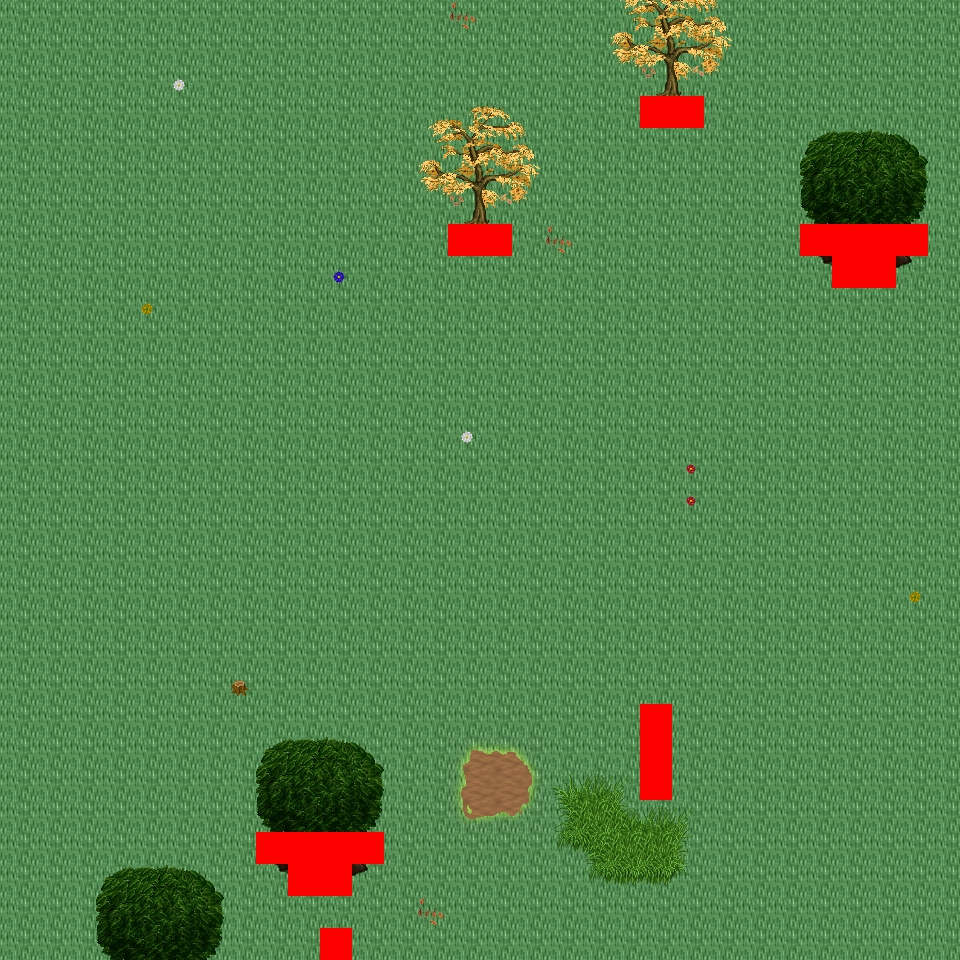

Rendered tile map (Tiled .tmx) drawn with the repository's tilesets; below, a short description and the map source with its tile grids summarised:
An orthogonal 30x30 tile map with 32x32 px tiles, 6 tile layers (Ground, Object, Object2, Above, ...), 32 tilesets and 4 objects (4x mapExit).

<map version="1.0" orientation="orthogonal" renderorder="right-down" width="30" height="30" tilewidth="32" tileheight="32" nextobjectid="5">
  <tileset firstgid="1" name="tileset_logic_collision" tilewidth="32" tileheight="32" tilecount="1" columns="1">
    <image source="../drawable/tileset_logic_collision.png" width="32" height="32" />
  </tileset>
  <tileset firstgid="2" name="tileset_ground_ridge_earth_pale" tilewidth="32" tileheight="32" tilecount="96" columns="12">
    <image source="../drawable/tileset_ground_ridge_earth_pale.png" width="384" height="256" />
  </tileset>
  <tileset firstgid="98" name="tileset_ground_ridge_earth_dark" tilewidth="32" tileheight="32" tilecount="96" columns="12">
    <image source="../drawable/tileset_ground_ridge_earth_dark.png" width="384" height="256" />
  </tileset>
  <tileset firstgid="194" name="tileset_ground_ground" tilewidth="32" tileheight="32" tilecount="33" columns="3">
    <image source="../drawable/tileset_ground_ground.png" width="96" height="352" />
  </tileset>
  <tileset firstgid="227" name="tileset_terrain_grassland" tilewidth="32" tileheight="32" tilecount="88" columns="8">
    <image source="../drawable/tileset_terrain_grassland.png" width="256" height="352" />
  </tileset>
  <tileset firstgid="315" name="tileset_ground_grass_edges" tilewidth="32" tileheight="32" tilecount="36" columns="12">
    <image source="../drawable/tileset_ground_grass_edges.png" width="384" height="96" />
  </tileset>
  <tileset firstgid="351" name="tileset_ground_grass_corners" tilewidth="32" tileheight="32" tilecount="24" columns="6">
    <image source="../drawable/tileset_ground_grass_corners.png" width="192" height="128" />
  </tileset>
  <tileset firstgid="375" name="tileset_plant_tree_tree_darkgreen" tilewidth="32" tileheight="32" tilecount="88" columns="8">
    <image source="../drawable/tileset_plant_tree_tree_darkgreen.png" width="256" height="352" />
  </tileset>
  <tileset firstgid="463" name="tileset_plant_tree_fall_trees" tilewidth="32" tileheight="32" tilecount="40" columns="8">
    <image source="../drawable/tileset_plant_tree_fall_trees.png" width="256" height="160" />
  </tileset>
  <tileset firstgid="503" name="tileset_plant_tree_evergreen" tilewidth="32" tileheight="32" tilecount="36" columns="3">
    <image source="../drawable/tileset_plant_tree_evergreen.png" width="96" height="384" />
  </tileset>
  <tileset firstgid="539" name="tileset_plant_tree_pine_tree" tilewidth="32" tileheight="32" tilecount="20" columns="4">
    <image source="../drawable/tileset_plant_tree_pine_tree.png" width="128" height="160" />
  </tileset>
  <tileset firstgid="559" name="tileset_plant_tree_pine_tree_1" tilewidth="32" tileheight="32" tilecount="20" columns="4">
    <image source="../drawable/tileset_plant_tree_pine_tree_1.png" width="128" height="160" />
  </tileset>
  <tileset firstgid="579" name="tileset_building_decoration_rocks" tilewidth="32" tileheight="32" tilecount="6" columns="3">
    <image source="../drawable/tileset_building_decoration_rocks.png" width="96" height="64" />
  </tileset>
  <tileset firstgid="585" name="tileset_plant_stump_hollow_logs" tilewidth="32" tileheight="32" tilecount="6" columns="3">
    <image source="../drawable/tileset_plant_stump_hollow_logs.png" width="96" height="64" />
  </tileset>
  <tileset firstgid="591" name="tileset_plant_stump_small_stump" tilewidth="32" tileheight="32" tilecount="4" columns="2">
    <image source="../drawable/tileset_plant_stump_small_stump.png" width="64" height="64" />
  </tileset>
  <tileset firstgid="595" name="tileset_plant_flower_daisy_yellow" tilewidth="32" tileheight="32" tilecount="8" columns="2">
    <image source="../drawable/tileset_plant_flower_daisy_yellow.png" width="64" height="128" />
  </tileset>
  <tileset firstgid="603" name="tileset_plant_flower_daisy_white" tilewidth="32" tileheight="32" tilecount="8" columns="2">
    <image source="../drawable/tileset_plant_flower_daisy_white.png" width="64" height="128" />
  </tileset>
  <tileset firstgid="611" name="tileset_plant_flower_daisy_red" tilewidth="32" tileheight="32" tilecount="8" columns="2">
    <image source="../drawable/tileset_plant_flower_daisy_red.png" width="64" height="128" />
  </tileset>
  <tileset firstgid="619" name="tileset_plant_flower_daisy_blue" tilewidth="32" tileheight="32" tilecount="8" columns="2">
    <image source="../drawable/tileset_plant_flower_daisy_blue.png" width="64" height="128" />
  </tileset>
  <tileset firstgid="627" name="tileset_plant_leaves" tilewidth="32" tileheight="32" tilecount="8" columns="4">
    <image source="../drawable/tileset_plant_leaves.png" width="128" height="64" />
  </tileset>
  <tileset firstgid="635" name="tileset_plant_brown_mushrooms" tilewidth="32" tileheight="32" tilecount="24" columns="6">
    <image source="../drawable/tileset_plant_brown_mushrooms.png" width="192" height="128" />
  </tileset>
  <tileset firstgid="659" name="tileset_logic_item_resources" tilewidth="32" tileheight="32" tilecount="6" columns="6">
    <image source="../drawable/tileset_logic_item_resources.png" width="192" height="32" />
  </tileset>
  <tileset firstgid="665" name="tileset_logic_creature_animal" tilewidth="32" tileheight="32" tilecount="32" columns="8">
    <image source="../drawable/tileset_logic_creature_animal.png" width="256" height="128" />
  </tileset>
  <tileset firstgid="697" name="tileset_ground_tall_grass" tilewidth="32" tileheight="32" tilecount="15" columns="5">
    <image source="../drawable/tileset_ground_tall_grass.png" width="160" height="96" />
  </tileset>
  <tileset firstgid="712" name="tileset_logic_creature_reptile" tilewidth="32" tileheight="32" tilecount="7" columns="7">
    <image source="../drawable/tileset_logic_creature_reptile.png" width="224" height="32" />
  </tileset>
  <tileset firstgid="719" name="tileset_plant_bush_leafy" tilewidth="32" tileheight="32" tilecount="48" columns="8">
    <image source="../drawable/tileset_plant_bush_leafy.png" width="256" height="192" />
  </tileset>
  <tileset firstgid="767" name="tileset_plant_bushes_and_trees" tilewidth="32" tileheight="32" tilecount="144" columns="16">
    <image source="../drawable/tileset_plant_bushes_and_trees.png" width="512" height="289" />
  </tileset>
  <tileset firstgid="911" name="tileset_building_thatched_roof_cottage1" tilewidth="32" tileheight="32" tilecount="20" columns="4">
    <image source="../drawable/tileset_building_thatched_roof_cottage1.png" width="128" height="160" />
  </tileset>
  <tileset firstgid="931" name="tileset_building_thatched_roof_cottage2" tilewidth="32" tileheight="32" tilecount="20" columns="4">
    <image source="../drawable/tileset_building_thatched_roof_cottage2.png" width="128" height="160" />
  </tileset>
  <tileset firstgid="951" name="tileset_plant_stump_stump_rectangular" tilewidth="32" tileheight="32" tilecount="4" columns="2">
    <image source="../drawable/tileset_plant_stump_stump_rectangular.png" width="64" height="64" />
  </tileset>
  <tileset firstgid="955" name="tileset_object_well_hoist" tilewidth="32" tileheight="32" tilecount="9" columns="3">
    <image source="../drawable/tileset_object_well_hoist.png" width="96" height="96" />
  </tileset>
  <tileset firstgid="964" name="tileset_logic_creature_gnome" tilewidth="32" tileheight="32" tilecount="6" columns="6">
    <image source="../drawable/tileset_logic_creature_gnome.png" width="192" height="32" />
  </tileset>
  <layer name="Ground" width="30" height="30">
    <data>[900 cells, 900 non-empty, 2 distinct tile ids]</data>
  </layer>
  <layer name="Object" width="30" height="30">
    <data>[900 cells, 44 non-empty, 29 distinct tile ids]</data>
  </layer>
  <layer name="Object2" width="30" height="30">
    <data>[900 cells, 25 non-empty, 15 distinct tile ids]</data>
  </layer>
  <layer name="Above" width="30" height="30">
    <data>[900 cells, 64 non-empty, 28 distinct tile ids]</data>
  </layer>
  <layer name="Above2" width="30" height="30">
    <data>[900 cells, 0 non-empty, 0 distinct tile ids]</data>
  </layer>
  <layer name="Walkable" width="30" height="30">
    <data>[900 cells, 20 non-empty, 1 distinct tile ids]</data>
  </layer>
  <objectgroup name="MapEvents">
    <object id="1" name="north" type="mapExit" x="0" y="0" width="960" height="32">
      <properties>
        <property name="map" value="level_0_x51_y10" />
        <property name="x" value="0" />
        <property name="y" value="28" />
      </properties>
    </object>
    <object id="2" name="south" type="mapExit" x="0" y="928" width="320" height="32">
      <properties>
        <property name="map" value="level_0_x51_y12" />
        <property name="x" value="0" />
        <property name="y" value="1" />
      </properties>
    </object>
    <object id="3" name="south2" type="mapExit" x="352" y="928" width="608" height="32">
      <properties>
        <property name="map" value="level_0_x51_y12" />
        <property name="x" value="11" />
        <property name="y" value="1" />
      </properties>
    </object>
    <object id="4" name="east" type="mapExit" x="928" y="0" width="32" height="960">
      <properties>
        <property name="map" value="level_0_x52_y11" />
        <property name="x" value="1" />
        <property name="y" value="0" />
      </properties>
    </object>
  </objectgroup>
</map>
